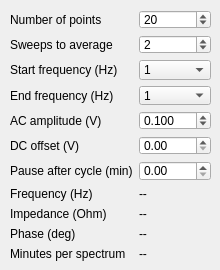
     <widget class="QWidget" name="ac_electrical_tab">
      <attribute name="title">
       <string>AC</string>
      </attribute>
      <widget class="QWidget" name="formLayoutWidget_5">
       <property name="geometry">
        <rect>
         <x>10</x>
         <y>10</y>
         <width>201</width>
         <height>251</height>
        </rect>
       </property>
       <layout class="QFormLayout" name="eis_control_form">
        <property name="fieldGrowthPolicy">
         <enum>QFormLayout::AllNonFixedFieldsGrow</enum>
        </property>
        <item row="0" column="0">
         <widget class="QLabel" name="eis_points_label">
          <property name="text">
           <string>Number of points</string>
          </property>
         </widget>
        </item>
        <item row="0" column="1">
         <widget class="QSpinBox" name="eis_points">
          <property name="toolTip">
           <string>Set the number of points to measure for each impedance spectrum.</string>
          </property>
          <property name="minimum">
           <number>1</number>
          </property>
          <property name="maximum">
           <number>1000</number>
          </property>
          <property name="value">
           <number>20</number>
          </property>
         </widget>
        </item>
        <item row="1" column="0">
         <widget class="QLabel" name="eis_averaging_label">
          <property name="text">
           <string>Sweeps to average</string>
          </property>
         </widget>
        </item>
        <item row="1" column="1">
         <widget class="QSpinBox" name="eis_averaging">
          <property name="toolTip">
           <string>Set the number of points to average for each impedance spectrum.</string>
          </property>
          <property name="minimum">
           <number>1</number>
          </property>
          <property name="maximum">
           <number>1000</number>
          </property>
          <property name="value">
           <number>2</number>
          </property>
         </widget>
        </item>
        <item row="2" column="0">
         <widget class="QLabel" name="eis_start_freq_label">
          <property name="text">
           <string>Start frequency (Hz)</string>
          </property>
         </widget>
        </item>
        <item row="2" column="1">
         <widget class="QComboBox" name="start_eis_freq">
          <property name="toolTip">
           <string>Set start frequency of impedance spectrum.</string>
          </property>
          <property name="currentText">
           <string>1</string>
          </property>
          <item>
           <property name="text">
            <string>1</string>
           </property>
          </item>
          <item>
           <property name="text">
            <string>10</string>
           </property>
          </item>
          <item>
           <property name="text">
            <string>100</string>
           </property>
          </item>
          <item>
           <property name="text">
            <string>1,000</string>
           </property>
          </item>
          <item>
           <property name="text">
            <string>10,000</string>
           </property>
          </item>
          <item>
           <property name="text">
            <string>100,000</string>
           </property>
          </item>
          <item>
           <property name="text">
            <string>1,000,000</string>
           </property>
          </item>
          <item>
           <property name="text">
            <string>10,000,000</string>
           </property>
          </item>
         </widget>
        </item>
        <item row="3" column="0">
         <widget class="QLabel" name="eis_end_freq_label">
          <property name="text">
           <string>End frequency (Hz)</string>
          </property>
         </widget>
        </item>
        <item row="3" column="1">
         <widget class="QComboBox" name="end_eis_freq">
          <property name="toolTip">
           <string>Set end frequency of impedance spectrum.</string>
          </property>
          <property name="currentText">
           <string>1</string>
          </property>
          <item>
           <property name="text">
            <string>1</string>
           </property>
          </item>
          <item>
           <property name="text">
            <string>10</string>
           </property>
          </item>
          <item>
           <property name="text">
            <string>100</string>
           </property>
          </item>
          <item>
           <property name="text">
            <string>1,000</string>
           </property>
          </item>
          <item>
           <property name="text">
            <string>10,000</string>
           </property>
          </item>
          <item>
           <property name="text">
            <string>100,000</string>
           </property>
          </item>
          <item>
           <property name="text">
            <string>1,000,000</string>
           </property>
          </item>
          <item>
           <property name="text">
            <string>10,000,000</string>
           </property>
          </item>
         </widget>
        </item>
        <item row="4" column="0">
         <widget class="QLabel" name="eis_ac_amplitude_label">
          <property name="text">
           <string>AC amplitude (V)</string>
          </property>
         </widget>
        </item>
        <item row="4" column="1">
         <widget class="QDoubleSpinBox" name="ac_bias">
          <property name="toolTip">
           <string>Set AC amplitude of impedance spectrum in Volts.</string>
          </property>
          <property name="decimals">
           <number>3</number>
          </property>
          <property name="minimum">
           <double>0.001000000000000</double>
          </property>
          <property name="maximum">
           <double>1.000000000000000</double>
          </property>
          <property name="singleStep">
           <double>0.001000000000000</double>
          </property>
          <property name="value">
           <double>0.100000000000000</double>
          </property>
         </widget>
        </item>
        <item row="5" column="0">
         <widget class="QLabel" name="eis_dc_offset_label">
          <property name="text">
           <string>DC offset (V)</string>
          </property>
         </widget>
        </item>
        <item row="5" column="1">
         <widget class="QDoubleSpinBox" name="dc_offset">
          <property name="toolTip">
           <string>Set DC offset of impedance spectrum in Volts.</string>
          </property>
          <property name="decimals">
           <number>2</number>
          </property>
          <property name="minimum">
           <double>0.000000000000000</double>
          </property>
          <property name="maximum">
           <double>40.000000000000000</double>
          </property>
          <property name="singleStep">
           <double>0.500000000000000</double>
          </property>
          <property name="value">
           <double>0.000000000000000</double>
          </property>
         </widget>
        </item>
        <item row="6" column="0">
         <widget class="QLabel" name="pause_after_eis_label">
          <property name="text">
           <string>Pause after cycle (min)</string>
          </property>
         </widget>
        </item>
        <item row="6" column="1">
         <widget class="QDoubleSpinBox" name="pause_after_eis">
          <property name="toolTip">
           <string>Set pause time between impedance spectra which are measured continuously during a sequence.</string>
          </property>
          <property name="minimum">
           <double>0.000000000000000</double>
          </property>
          <property name="maximum">
           <double>100.000000000000000</double>
          </property>
          <property name="singleStep">
           <double>0.000100000000000</double>
          </property>
          <property name="value">
           <double>0.000000000000000</double>
          </property>
         </widget>
        </item>
        <item row="7" column="0">
         <widget class="QLabel" name="eis_freq_label">
          <property name="text">
           <string>Frequency (Hz)</string>
          </property>
         </widget>
        </item>
        <item row="7" column="1">
         <widget class="QLabel" name="actual_eis_freq">
          <property name="toolTip">
           <string>Current frequency being measured.</string>
          </property>
          <property name="text">
           <string>--</string>
          </property>
         </widget>
        </item>
        <item row="8" column="0">
         <widget class="QLabel" name="eis_z_label">
          <property name="text">
           <string>Impedance (Ohm)</string>
          </property>
         </widget>
        </item>
        <item row="8" column="1">
         <widget class="QLabel" name="actual_eis_z">
          <property name="sizePolicy">
           <sizepolicy hsizetype="Ignored" vsizetype="Preferred">
            <horstretch>0</horstretch>
            <verstretch>0</verstretch>
           </sizepolicy>
          </property>
          <property name="toolTip">
           <string>Current impedance being measured.</string>
          </property>
          <property name="text">
           <string>--</string>
          </property>
         </widget>
        </item>
        <item row="9" column="0">
         <widget class="QLabel" name="eis_phase_label">
          <property name="text">
           <string>Phase (deg)</string>
          </property>
         </widget>
        </item>
        <item row="9" column="1">
         <widget class="QLabel" name="actual_eis_phase">
          <property name="sizePolicy">
           <sizepolicy hsizetype="Ignored" vsizetype="Preferred">
            <horstretch>0</horstretch>
            <verstretch>0</verstretch>
           </sizepolicy>
          </property>
          <property name="toolTip">
           <string>Current phase being measured.</string>
          </property>
          <property name="text">
           <string>--</string>
          </property>
         </widget>
        </item>
        <item row="10" column="0">
         <widget class="QLabel" name="eis_minutes_label">
          <property name="text">
           <string>Minutes per spectrum</string>
          </property>
         </widget>
        </item>
        <item row="10" column="1">
         <widget class="QLabel" name="eis_time">
          <property name="sizePolicy">
           <sizepolicy hsizetype="Ignored" vsizetype="Preferred">
            <horstretch>0</horstretch>
            <verstretch>0</verstretch>
           </sizepolicy>
          </property>
          <property name="toolTip">
           <string>Duration of most recent impedance spectrum measurement.</string>
          </property>
          <property name="text">
           <string>--</string>
          </property>
         </widget>
        </item>
       </layout>
      </widget>
     </widget>
